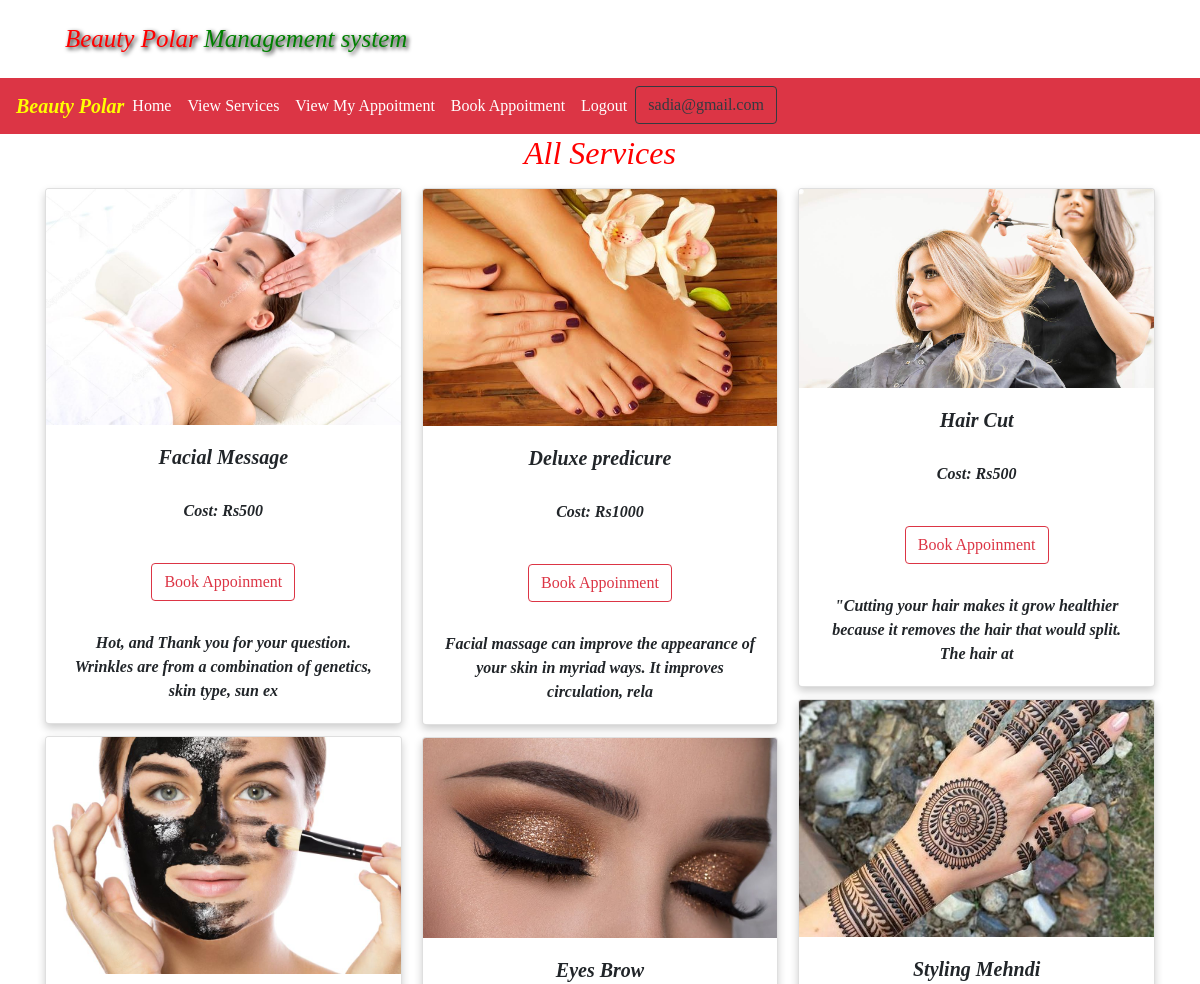
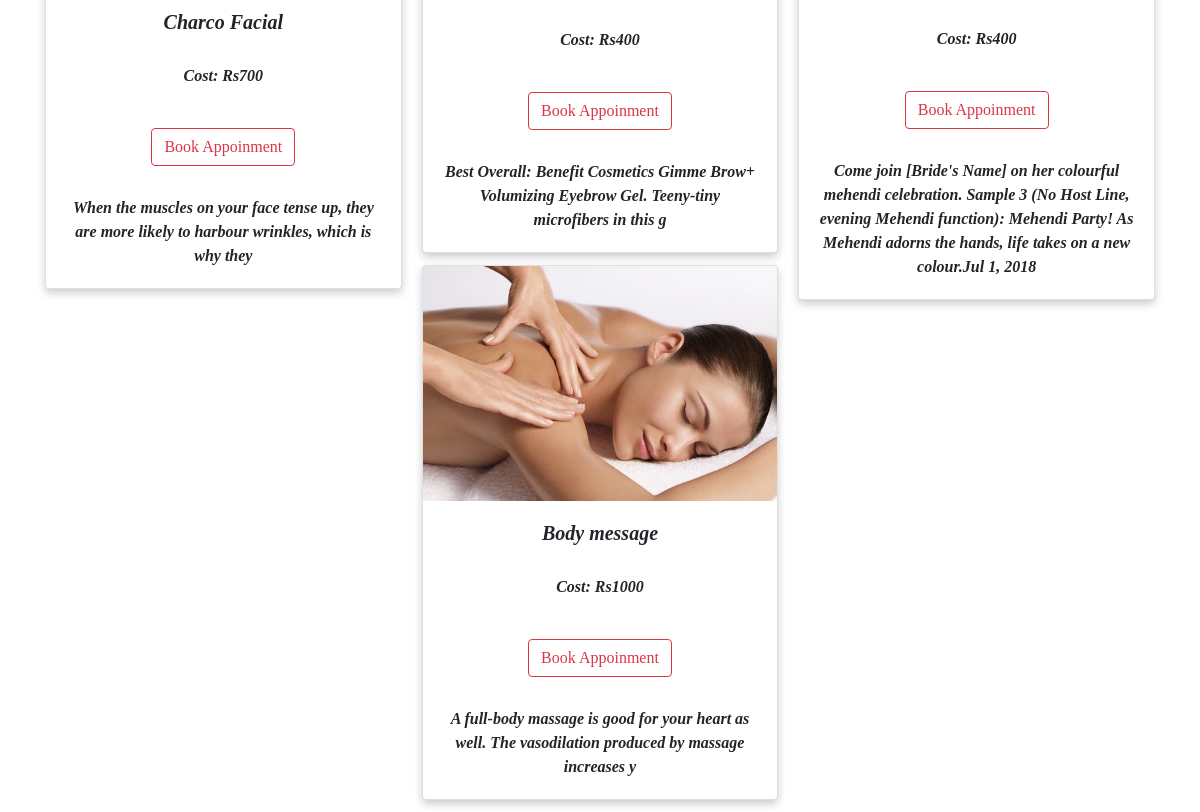
The page /services (signed in) on the database its author committed (2 pictures, top to bottom).
### polar/models.py (models this page shows, shortened)
class Service(models.Model):
    name = models.CharField(max_length=100, null = True)
    cost = models.IntegerField(null = True)
    image = models.FileField(upload_to='images')
    decs = models.CharField(max_length=100, null=True)

### polar/views.py (the view)
# urls.py: path("services", views.All_services, name="All_services"),
def All_services(request):
    user = Service.objects.all()
    d = {"pro": user}
    return render(request, 'all_services.html', d)

### templates/all_services.html (shortened to what this page needs)
{%include 'profilenavbar.html' %}
{%load static%}
<!DOCTYPE html>
<html>
<head>
</head>
<body>
<div class="container">
    <h2 class="text-center" style="color: red; font-style: italic;"> All Services</h2>
        <div class="row mt-3">
          <div class="col-md-12">
            <div class="card-columns">
              {% for x in pro%}
               <div class="card foo">
                    <img src="/media/{{x.image}}  " class="card-img-top" alt="..." onclick="modelImage('{{i.image}}')">
                <div class="card-body">
                    <h5 class="card-title foo1">{{x.name}}</h5>
                    <p class="card-text foo1 foo2">Cost: Rs{{x.cost}}</p>
                    <p class="card-text foo1 " style="margin-top: 40px;"><a href="{%url 'book_selected_appoitment' x.id %}"><button class="btn btn-outline-danger">Book Appoinment</button></a></p>
                    <p class="card-text foo1" style="margin-top: 30px">{{x.decs}}</p>
                </div>
               </div>
              {%endfor%}
            </div>
          </div>
        </div>
       </div>
 </body>
</html>

### templates/profilenavbar.html (shortened to what this page needs)
{% load static %}
<!DOCTYPE html>
<html lang="en">
<head>
  <link rel="stylesheet" href="https://maxcdn.bootstrapcdn.com/bootstrap/4.5.0/css/bootstrap.min.css">
  <link rel="stylesheet" href="{% static 'css/style.css' %}">
  <link rel="stylesheet"  href="https://cdn.datatables.net/1.10.21/css/jquery.dataTables.min.css">
  <link rel="stylesheet"  href="https://cdn.datatables.net/buttons/1.6.2/css/buttons.dataTables.min.css">
</head>
<body>
<div class="container">
 <div class="ml-3 mt-3 p-1">
    <p><span style="color: red; font-size: 25px; font-style: italic;" class="head"> Beauty Polar </span>
    <span style="color: green; font-size: 25px; font-style: italic"  class="head">Management system</p>
 </div>
</div>
<nav class="navbar navbar-expand-sm bg-danger " >
  <div class="beauty"> Beauty Polar</div>
  <ul class="navbar-nav">
  {%if request.user.is_authenticated%}
  {%if request.user.username%}
  {%if not request.user.is_staff%}
    <li class="nav-item">
      <a class="nav-link  boo" href="{%url 'home' %}">Home</a>
    </li>
    <li class="nav-item ">
      <a class="nav-link  boo"   href="{%url 'All_services' %}" >View Services</a>
    </li>
    <li class="nav-item ">
      <a class="nav-link  boo"   href="{%url 'View_appoiments' %}" >View My Appoitment</a>
    </li>
    <li class="nav-item ">
      <a class="nav-link  boo"   href="{%url 'Book_appointment' %}" >Book Appoitment</a>
    </li>
    <li class="nav-item">
      <a class="nav-link boo" href="{% url 'logoutUser' %}">Logout</a>
    </li>
    <li class="nav-item">
      <button type="button" class="btn btn-outline-dark"><span>{{request.user.username}}</span></button>
    </li>
  {%endif%}
  {%endif%}
  {%endif%}
  </ul>
</nav>

### static/css/style.css (style rules this page uses)
* { margin: 0%; padding: 0%; }
.beauty { color: yellow; font-style: italic; font-size: 20px; font-weight: bold; }
.boo { color: white; }
* { font-family: myFirstFont; }
.head { animation: blink 1s linear infinite; animation-name: example; animation-duration: 4s; text-shadow: 2px 2px 4px #000000; }

### templates/all_services.html (style rules this page uses)
.foo { margin-right: 15px; box-shadow: 0 4px 8px 0 rgba(0,0,0,0.2); transition: 0.3s; }
.foo1 { text-align: center; font-weight: bold; font-style: italic; }
.foo2 { margin-top: 30px; }

### rows shown on the page
Service: image (picture), name "Facial Message", cost "500", decs "Hot, and Thank you for your question. Wrinkles are from a combination of genetics, skin type, sun ex"
Service: image (picture), name "Charco Facial", cost "700", decs "When the muscles on your face tense up, they are more likely to harbour wrinkles, which is why they"
Service: image (picture), name "Deluxe predicure", cost "1000", decs "Facial massage can improve the appearance of your skin in myriad ways. It improves circulation, rela"
Service: image (picture), name "Eyes Brow", cost "400", decs "Best Overall: Benefit Cosmetics Gimme Brow+ Volumizing Eyebrow Gel. Teeny-tiny microfibers in this g"
Service: image (picture), name "Body message", cost "1000", decs "A full-body massage is good for your heart as well. The vasodilation produced by massage increases y"
Service: image (picture), name "Hair Cut", cost "500", decs "\"Cutting your hair makes it grow healthier because it removes the hair that would split. The hair at"
Service: image (picture), name "Styling Mehndi", cost "400", decs "Come join [Bride's Name] on her colourful mehendi celebration. Sample 3 (No Host Line, evening Mehendi function): Mehendi Party! As Mehendi adorns the hands, life takes on a new colour.Jul 1, 2018"

### other values the page prints
{{ request.user.username }} "sadia@gmail.com"
